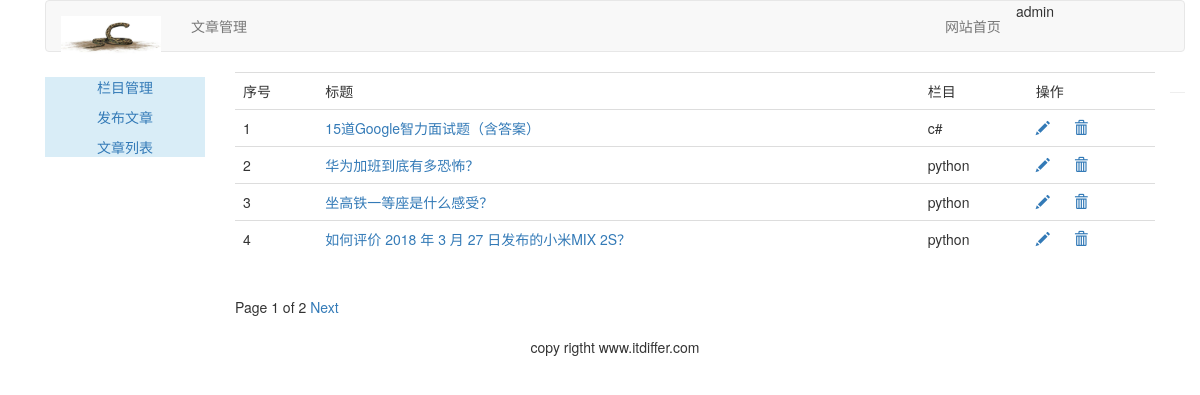
The app's page /article/article_list/ (signed in), older data.
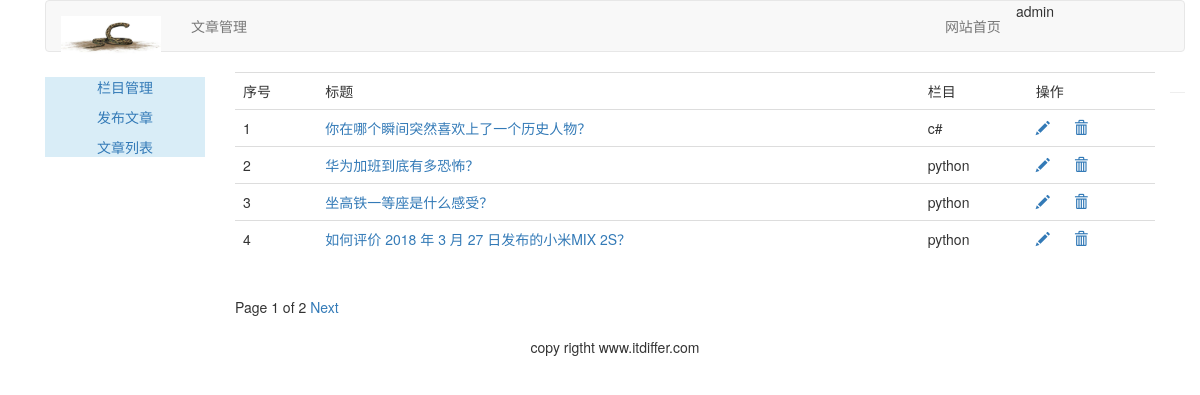
The same page, newer data.
### article/models.py (models this page shows, shortened)
class ArticlePost(models.Model):
    author = models.ForeignKey(User, related_name="article", on_delete=models.CASCADE)
    title = models.CharField(max_length=200)
    slug = models.SlugField(max_length=500)
    column = models.ForeignKey(ArticleColumn, related_name='article_column', on_delete=models.CASCADE)
    body = models.TextField()
    created = models.DateTimeField(default=timezone.now())
    updated = models.DateTimeField(auto_now=True)
    user_like = models.ManyToManyField(User, related_name='article_like', blank=True)
    class Meta:
        ordering = ('title',)
        index_together = (('id', 'slug'),)  # 对这两个字段建立索引
    def get_absolute_url(self):
        return reverse('article:article_detail', args=[self.id, self.slug])

class ArticleColumn(models.Model):
    user = models.ForeignKey(User, related_name='article_column', on_delete=models.CASCADE)
    column = models.CharField(max_length=200)
    created = models.DateField(auto_created=True)
    def __str__(self):
        return self.column

### article/views.py (the view)
@login_required(login_url='/account/login/')
@csrf_exempt
def article_list(request):
    articles_list = ArticlePost.objects.filter(author=request.user)
    paginator = Paginator(articles_list, 4)
    page = request.GET.get('page')
    try:
        current_page = paginator.page(page)
        articles = current_page.object_list
    except PageNotAnInteger:
        current_page = Paginator.page(self=paginator, number=1)
        articles = current_page.object_list
    except EmptyPage:
        current_page = paginator.page(paginator.num_pages)
        articles = current_page.object_list
    return render(request, "article/column/article_list.html", {"articles": articles, "page": current_page})

### templates/article/column/article_list.html (shortened to what this page needs)
{% extends 'article/base.html' %}
{% load staticfiles %}
{% block content %}
    <div>
        <table class="table table-hover">
            <tr>
                <td>序号</td>
                <td>标题</td>
                <td>栏目</td>
                <td>操作</td>
            </tr>
            {% for article in articles %}
                <tr id="{{ article.id }}">
                    <td>{{ forloop.counter }}</td>
                    <td><a href="{{ article.get_absolute_url }}">{{ article.title }}</a></td>
                    <td>{{ article.column }}</td>
                    <td>
                        <a name="editor" href="{% url 'article:redit_article' article.id %}">
                            <span class="glyphicon glyphicon-pencil"></span>
                        </a>
                        <a name="delete" href="javascript:void(0)" onclick="del_article(this,{{ article.id }})">
                            <span class="glyphicon glyphicon-trash" style="margin-left: 20px"></span>
                        </a>
                    </td>
                </tr>
            {% endfor %}
        </table>
        {% include 'article/paginator.html' %}
    </div>
{% endblock %}

Row changes from the older to the newer data that the page shows:
removed ArticlePost: title "15道Google智力面试题（含答案）", column "c#"
now on this page (row edited): ArticlePost: title "你在哪个瞬间突然喜欢上了一个历史人物？", column "c#"
